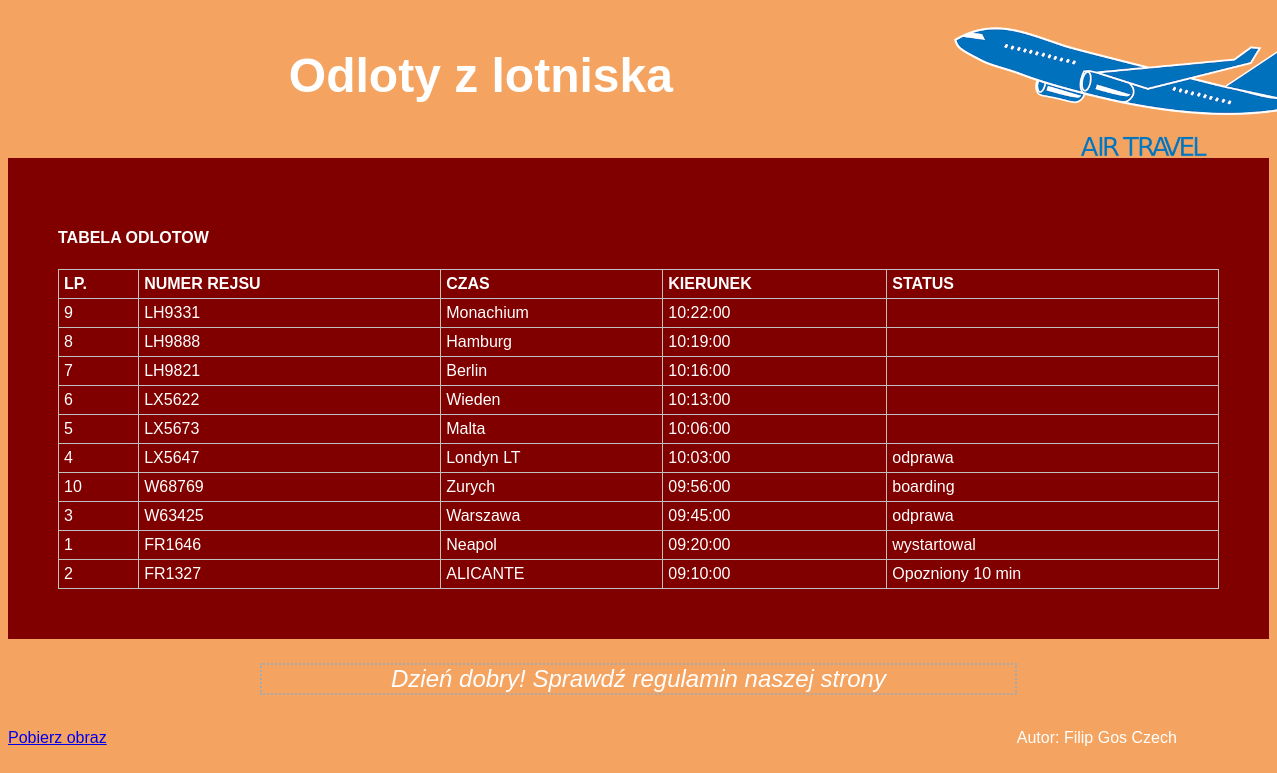
The app's page /egzamin/airport.php with its own data.
### tables this page shows
CREATE TABLE `odloty` (
  `id` int(10) UNSIGNED NOT NULL,
  `samoloty_id` int(10) UNSIGNED NOT NULL,
  `nr_rejsu` varchar(8) DEFAULT NULL,
  `kierunek` varchar(10) DEFAULT NULL,
  `czas` time NOT NULL,
  `dzien` date DEFAULT NULL,
  `status_lotu` text
);

### egzamin/airport.php (the view, shortened to what this page needs)
<!DOCTYPE html>
<html lang="pl">
<head>
    <link rel="stylesheet" href="styl6.css">
</head>
<body>
    <div id="banerL">
        <h2> Odloty z lotniska</h2>
    </div>
    <div id="banerP">
        <img src="zad6.png" alt="logotyp"/>
    </div>
    <div id="glowny">
        <h4>TABELA ODLOTOW</h4>
        <table>
            <tr>
                <th> LP.</th>
                <th> NUMER REJSU</th>
                <th> CZAS</th>
                <th> KIERUNEK</th>
                <th> STATUS</th>
            </tr>
            <?php
                $servername = "localhost";
                $username = "root";
                $password = "";
                $database  =  "egzamin";
                $conn = new mysqli($servername, $username, $password, $database);
                $sql = "SELECT id, nr_rejsu, kierunek, czas, status_lotu FROM odloty ORDER BY odloty.czas desc";
                $result = mysqli_query($conn, $sql);
                if($result->num_rows > 0)
                {
                    while($row = mysqli_fetch_row($result))
                    {
                        echo "<tr>";
                        echo "<td>" . $row[0] . "</td>";
                        echo "<td>" . $row[1] . "</td>";
                        echo "<td>" . $row[2] . "</td>";
                        echo "<td>" . $row[3] . "</td>";
                        echo "<td>" . $row[4] . "</td>";
                        echo "</tr>";
                    }
                }
                else
                {
                    echo "0 resluts";
                }
            ?>
        </table>
    </div>
    <div id="stopkaL">
        <a href="kw1.jpg" target="_blank" >Pobierz obraz </a>
    </div>
    <div id="stopka">
    <?php
        if(isset($_COOKIE['wejscie'])) {
            echo '<p><strong> Miło nam, że nas znowu odwiedziłeś! </strong></p>';
        }
        else {
            echo '<p><i> Dzień dobry! Sprawdź regulamin naszej strony</i></p>';
        }
    ?>
    </div>
    <div id="stopkaP">
        Autor: Filip Gos Czech
    </div>
</body>
</html>

### egzamin/styl6.css (style rules this page uses)
#banerL { text-align: center; width: 75%; height: 150px; font-size: 200%; float:left; }
#banerP { width: 25%; height: 150px; float:left; }
#glowny { background-color: rgb(128, 0, 0); padding: 50px; text-decoration: uppercase; clear:both; }
#stopkaL, #stopkaP { width: 20%; padding-top: 90px; float: left; }
#stopka { text-align: center; width: 60%; float: left; }
body { font-family: Arial, Helvetica, sans-serif; background-color: rgb(244, 164, 96); color: white; }
p { font-size: 150%; border: 2px dotted rgb(169, 169, 169); }
table { width: 100%; border-collapse: collapse; text-align: left; }
th, td { border: 1px solid rgb(192,192,192); padding: 5px; }

### records on screen
odloty: id "9", nr_rejsu "LH9331", kierunek "Monachium", czas "10:22:00"
odloty: id "8", nr_rejsu "LH9888", kierunek "Hamburg", czas "10:19:00"
odloty: id "7", nr_rejsu "LH9821", kierunek "Berlin", czas "10:16:00"
odloty: id "6", nr_rejsu "LX5622", kierunek "Wieden", czas "10:13:00"
odloty: id "5", nr_rejsu "LX5673", kierunek "Malta", czas "10:06:00"
odloty: id "4", nr_rejsu "LX5647", kierunek "Londyn LT", czas "10:03:00", status_lotu "odprawa"
odloty: id "10", nr_rejsu "W68769", kierunek "Zurych", czas "09:56:00", status_lotu "boarding"
odloty: id "3", nr_rejsu "W63425", kierunek "Warszawa", czas "09:45:00", status_lotu "odprawa"
odloty: id "1", nr_rejsu "FR1646", kierunek "Neapol", czas "09:20:00", status_lotu "wystartowal"
odloty: id "2", nr_rejsu "FR1327", kierunek "ALICANTE", czas "09:10:00", status_lotu "Opozniony 10 min"
